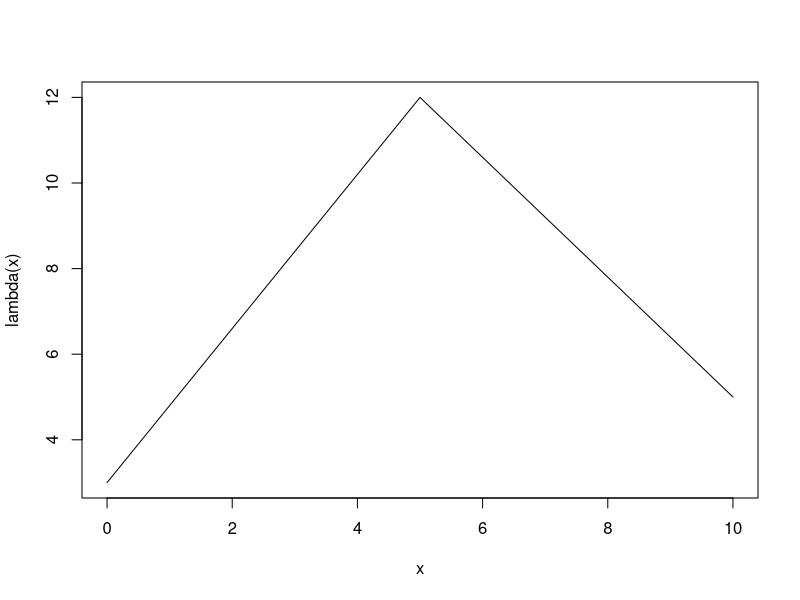
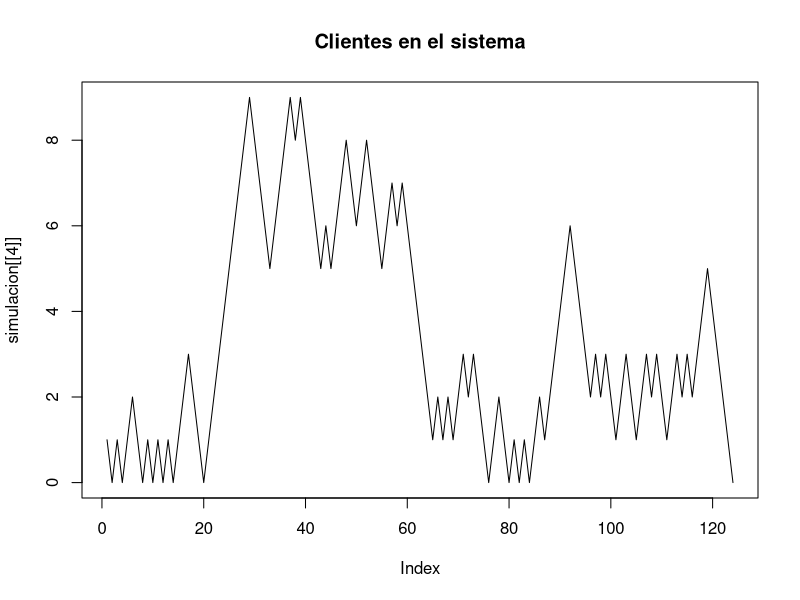
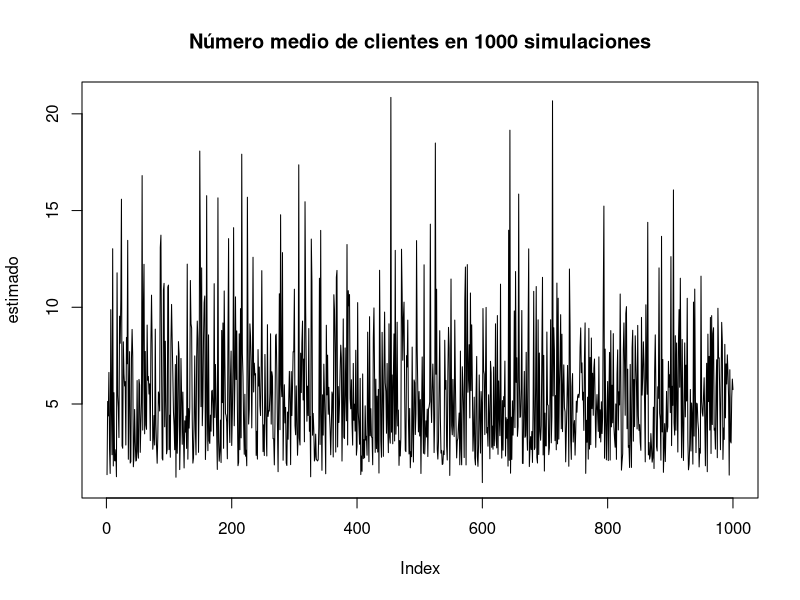
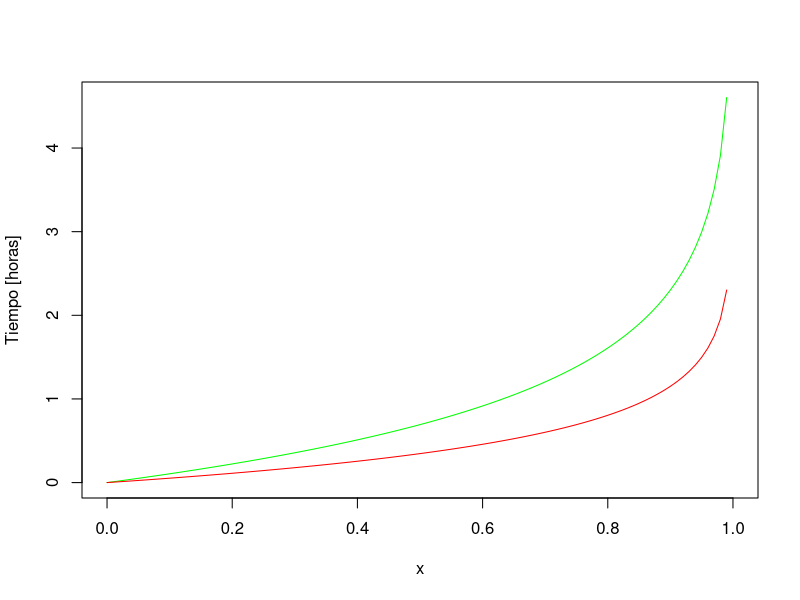
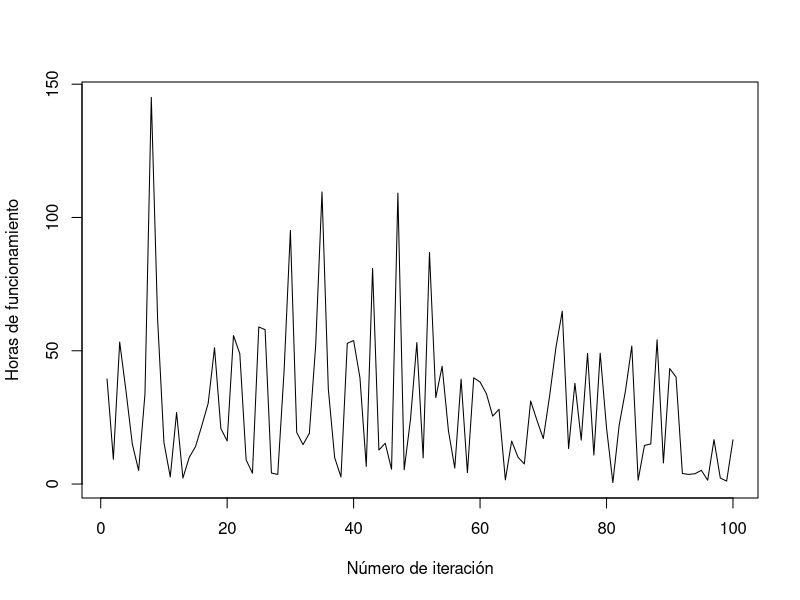

The R script that drew these images, in order:
## ---- chunk 1
# Funcion para la Tasa variable en donde la tasa inicial es 3 luego la tasa es 12 a las 5 horas y por ultimo llega a 5 a la 10 hora
lambda <- function(x) (9/5*x + 3)*I(x < 5) + (-7/5*x + 19)*I(x >= 5 & x <= 10)
curve(lambda(x), xlim=c(0,10), ylab="lambda(x)")
## ---- chunk 2
S <- vector()
tasa <- 1:10
l <- lambda(tasa)
k <- length(tasa)
# Generador del tiempo de llegadas
tlleg <- function() {
t <- 0
I <- 0
J <- 1
M <- 0

repeat {
X <- -(1/l[J]) * log(runif(1))
if(X + t <= tasa[J] & J <= k) t <- X + t
u2 <- runif(1)
if(u2 <= lambda(t)/l[J]) {
I <- I + 1
S[I] <- t
}
if(u2 > lambda(t)/l[J]) M <- M + 1
if(X + t > tasa[J] & J < k) {
X <- l[J] * (X - tasa[J] + t)/l[J + 1]
t <- tasa[J]
J <- J + 1
}
if (X + t > tasa[J] & J == k) break
}


return(S)
}
print("Tiempo de llegada de clientes")
tlleg()

## ---- chunk 3
# Generación de tiempo de servicio
tserv <- function() {
t <- (-1/9) * log(runif(1))
return(t)
}
tserv()
## ---- chunk 4
simcolaunservidor <- function(LL, cierre) { #Bucle principal de la aplicación
t <- 0 # variable tiempo
NLL <- 0 # contador de llegadas
NS <- 0 # contador de salidas
n <- 0 # SS: clientes en el sistema
Y <- vector() # tiempos de atención
Sal <- vector() # output instantes de salida
c <- vector() # clientes en el sistema
Tp <- 0 # tiempo después de cierre
# Lista de sucesos
tLL <- LL[1] # instante de llegada del cliente 1
tS <- Inf # instante salida cliente
tm <- vector() # tiempo cliente en el sistema
i <- 1
j <- 1
repeat {
# Caso 1
if((tLL <= tS) & (tLL <= cierre)) {
t <- tLL # t al instante de llegada
NLL <- NLL + 1 # contador número de llegadas
i <- i + 1
tLL <- LL[i] # leemos las llegadas
n <- n + 1 # SS número de clientes en el sistema
c[length(c) + 1] <- n # recogemos el número de clientes en el sistema
if(n == 1) { # en el caso de que exista un único cliente en el sistema
Y[j] <- tserv() # tiempos de atención
tS <- t + Y[j] # asignamos un tiempo de atención al único cliente
j <- j + 1
}
}
# Caso 2
if((tS <= tLL) & tS <= cierre) {
t <- tS
NS <- NS + 1
n <- n - 1
c[length(c) + 1] <- n
Sal[NS] <- t
tm[NS] <- Sal[NS] - LL[NS] # tiempo en el sistema
if (n == 0) tS <- Inf # si no quedan clientes y quedan clientes por llegar
if (n > 0) { # si hay clientes generar tiempo de sevicio
Y[j] <- tserv()
tS <- t + Y[j]
j <- j + 1
}
}
# después de la hora de cierre
# Caso 3
if(min(tLL,tS) > cierre) { # hay clientes en el sistema
if (n > 0) { # si hay clientes generar tiempo de sevicio
t <- tS
NS <- NS + 1
n <- n - 1
c[length(c) + 1] <- n
Sal[NS] <- t
tm[NS] <- Sal[NS] - LL[NS]
if (n > 0) {
Y[j] <- tserv()
tS <- t + Y[j]
j <- j + 1
}
}
# Caso 4
if (n == 0) { # si no quedan clientes
Tp <- max(t - cierre, 0)
break
}
}
}
if(tS == Inf) tS <- t
resultados <- list("Tiempos en el sistema", tm, "Clientes en el sistema", c,
"Tiempo medio cliente en el sistema", mean(tm,na.rm=TRUE),
"Número medio clientes en el sistema",mean(c),
"Tiempo después cierre", Tp, "Tiempos atención", Y,
"Última salida",tS)
return(resultados)
}

## ---- chunk 5
LL <- tlleg()
LL[length(LL) + 1] <- Inf
tcierre <- 10
simulacion <- simcolaunservidor(LL, tcierre)
plot(simulacion[[4]], type="l", main=simulacion[[3]])
## ---- chunk 6
print(paste(simulacion[[7]],":", simulacion[[8]],"clientes"))
## ---- chunk 7
n_clientes <- function(n) {
tc <- vector(length=n)
for(i in 1 :n) {
LL <- tlleg()
LL[length(LL) + 1] <- Inf
tc[i] <- simcolaunservidor(LL, 10)[[8]]
}
return(tc)
}
n_sim <- 1000
estimado <- n_clientes(n_sim)
plot(estimado, type="l",main=paste("Número medio de clientes en", n_sim, "simulaciones"))
## ---- chunk 8
print(paste("El número promedio de clientes atendidos para las", n_sim, "simulaciones es de", mean(estimado)))
## ---- chunk 9
tFallo <- function(){
  t<- -log(runif(1))
  return(t)
}

tArreglo<-function(){
  t<--0.5*log(1-runif(1))
  return(t)
}
## ---- chunk 10
tFalloFunction<-function(x) -log(1-x)
curve(tFalloFunction(x),xlim=c(0,1),ylab="Tiempo [horas]",col="green")

tArregloFunction<-function(x) -1/2*log(1-x)
curve(tArregloFunction(x),xlim=c(0,1),ylab="Tiempo [horas]",col="red", add=TRUE)

## ---- chunk 11

model <- function(){
  t<-0 #Se inicia t en 0
  r<-0 # Número de equipos dañado en el tiempo t
  i<-1 # Controlador de indice de tiempo de fallo
  j<-0 # Controlador de indice de tiempos de arreglo
  TF<-c() # Lista de tiempos de fallo
  TA<-c() # Lista de tiempos de arreglo
  TF[i] <- tFallo() # Generamos el primer tiempo de fallo
  tF <- TF[i] # Asignamos el primer tiempo de fallo
  tA <- Inf # Como no hay arreglos, lo asignamos como infinito
  s<-3 # Número inicial que nos plantea el ejercicio
  repeat{
    if(tF<tA){ # Si se produce un fallo
      t <- tF
      r <- r+1
      if(r==s+1){
        T_maximo = t
        break
      }
      else{
        i <- i+1
        TF[i]<-tFallo()
        tF<-t+TF[i]
      }
      if(r==1){
        j <- j+1
        TA[j]<- tArreglo()
        tA <- t + TA[j]
      }
    }
    if(tA<tF){ # Si se produce un arreglo
      t <- tA
      r<-r-1
      if(r>0){
        j <- j+1
        TA[j]<- tArreglo()
        tA <- t + TA[j]
      }
      else{
        tA<-Inf
      }
    }
  }
  return(T_maximo)
}
## ---- chunk 12
T_maximos <- c()

for(i in 1:100){
  T_maximos[i]<-model()
}
plot(T_maximos,type="l", ylab="Horas de funcionamiento", xlab="Número de iteración")
cat(mean(T_maximos))
